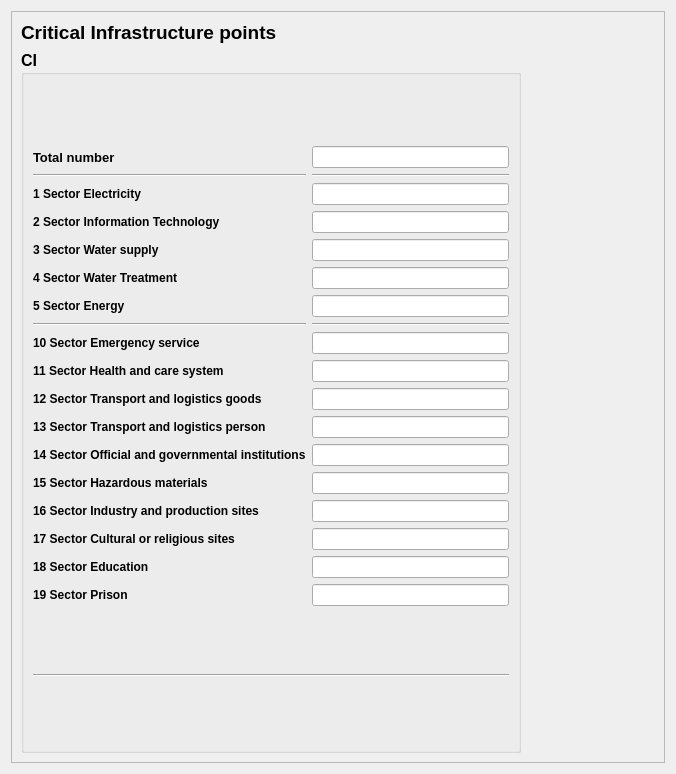
<?xml version="1.0" encoding="UTF-8"?>
<ui version="4.0">
 <class>DamGui_Ci_Point_Wid</class>
 <widget class="QWidget" name="DamGui_Ci_Point_Wid">
  <property name="geometry">
   <rect>
    <x>0</x>
    <y>0</y>
    <width>676</width>
    <height>774</height>
   </rect>
  </property>
  <property name="windowTitle">
   <string>Form</string>
  </property>
  <layout class="QVBoxLayout" name="verticalLayout_7">
   <item>
    <widget class="QScrollArea" name="scrollArea">
     <property name="widgetResizable">
      <bool>true</bool>
     </property>
     <widget class="QWidget" name="scrollAreaWidgetContents">
      <property name="geometry">
       <rect>
        <x>0</x>
        <y>0</y>
        <width>652</width>
        <height>750</height>
       </rect>
      </property>
      <layout class="QVBoxLayout" name="verticalLayout_8">
       <item>
        <widget class="QLabel" name="head_label">
         <property name="sizePolicy">
          <sizepolicy hsizetype="Preferred" vsizetype="Fixed">
           <horstretch>0</horstretch>
           <verstretch>0</verstretch>
          </sizepolicy>
         </property>
         <property name="font">
          <font>
           <family>Arial</family>
           <pointsize>14</pointsize>
           <weight>75</weight>
           <bold>true</bold>
          </font>
         </property>
         <property name="text">
          <string>Critical Infrastructure points</string>
         </property>
        </widget>
       </item>
       <item>
        <widget class="QGroupBox" name="groupBox_ecn">
         <property name="minimumSize">
          <size>
           <width>0</width>
           <height>0</height>
          </size>
         </property>
         <property name="maximumSize">
          <size>
           <width>500</width>
           <height>16777215</height>
          </size>
         </property>
         <property name="font">
          <font>
           <family>Arial</family>
           <pointsize>12</pointsize>
           <weight>75</weight>
           <bold>true</bold>
          </font>
         </property>
         <property name="toolTip">
          <string/>
         </property>
         <property name="title">
          <string>CI</string>
         </property>
         <property name="flat">
          <bool>true</bool>
         </property>
         <layout class="QVBoxLayout" name="verticalLayout">
          <item>
           <layout class="QGridLayout" name="gridLayout">
            <item row="16" column="0">
             <widget class="QLabel" name="label_14">
              <property name="font">
               <font>
                <pointsize>9</pointsize>
               </font>
              </property>
              <property name="toolTip">
               <string>Education (e.g. schools, universities, kindergartens etc.)</string>
              </property>
              <property name="text">
               <string>18 Sector Education</string>
              </property>
             </widget>
            </item>
            <item row="4" column="0">
             <widget class="QLabel" name="label_5">
              <property name="font">
               <font>
                <family>Arial</family>
                <pointsize>9</pointsize>
               </font>
              </property>
              <property name="toolTip">
               <string>Water supply (e.g. drinking water sources, treatment)</string>
              </property>
              <property name="text">
               <string>3 Sector Water supply</string>
              </property>
             </widget>
            </item>
            <item row="8" column="1">
             <widget class="QLineEdit" name="lineEdit_emerg_no">
              <property name="font">
               <font>
                <pointsize>9</pointsize>
                <weight>50</weight>
                <bold>false</bold>
               </font>
              </property>
              <property name="alignment">
               <set>Qt::AlignRight|Qt::AlignTrailing|Qt::AlignVCenter</set>
              </property>
             </widget>
            </item>
            <item row="13" column="1">
             <widget class="QLineEdit" name="lineEdit_haz_no">
              <property name="font">
               <font>
                <pointsize>9</pointsize>
                <weight>50</weight>
                <bold>false</bold>
               </font>
              </property>
              <property name="alignment">
               <set>Qt::AlignRight|Qt::AlignTrailing|Qt::AlignVCenter</set>
              </property>
             </widget>
            </item>
            <item row="7" column="0">
             <widget class="Line" name="line_2">
              <property name="orientation">
               <enum>Qt::Horizontal</enum>
              </property>
             </widget>
            </item>
            <item row="9" column="1">
             <widget class="QLineEdit" name="lineEdit_care_no">
              <property name="font">
               <font>
                <pointsize>9</pointsize>
                <weight>50</weight>
                <bold>false</bold>
               </font>
              </property>
              <property name="alignment">
               <set>Qt::AlignRight|Qt::AlignTrailing|Qt::AlignVCenter</set>
              </property>
             </widget>
            </item>
            <item row="11" column="1">
             <widget class="QLineEdit" name="lineEdit_trans_pe_no">
              <property name="font">
               <font>
                <pointsize>9</pointsize>
                <weight>50</weight>
                <bold>false</bold>
               </font>
              </property>
              <property name="alignment">
               <set>Qt::AlignRight|Qt::AlignTrailing|Qt::AlignVCenter</set>
              </property>
             </widget>
            </item>
            <item row="14" column="1">
             <widget class="QLineEdit" name="lineEdit_ind_no">
              <property name="font">
               <font>
                <pointsize>9</pointsize>
                <weight>50</weight>
                <bold>false</bold>
               </font>
              </property>
              <property name="alignment">
               <set>Qt::AlignRight|Qt::AlignTrailing|Qt::AlignVCenter</set>
              </property>
             </widget>
            </item>
            <item row="5" column="0">
             <widget class="QLabel" name="label_6">
              <property name="font">
               <font>
                <family>Arial</family>
                <pointsize>9</pointsize>
               </font>
              </property>
              <property name="toolTip">
               <string>Water treatment (e.g. waste water treatment system)</string>
              </property>
              <property name="text">
               <string>4 Sector Water Treatment</string>
              </property>
             </widget>
            </item>
            <item row="13" column="0">
             <widget class="QLabel" name="label_11">
              <property name="font">
               <font>
                <pointsize>9</pointsize>
               </font>
              </property>
              <property name="toolTip">
               <string>Hazardous materials (e.g. fuel stations, storage sites for radioactive or toxic waste)</string>
              </property>
              <property name="text">
               <string>15 Sector Hazardous materials</string>
              </property>
             </widget>
            </item>
            <item row="16" column="1">
             <widget class="QLineEdit" name="lineEdit_edu_no">
              <property name="font">
               <font>
                <pointsize>9</pointsize>
                <weight>50</weight>
                <bold>false</bold>
               </font>
              </property>
              <property name="alignment">
               <set>Qt::AlignRight|Qt::AlignTrailing|Qt::AlignVCenter</set>
              </property>
             </widget>
            </item>
            <item row="0" column="0">
             <widget class="QLabel" name="label">
              <property name="font">
               <font>
                <family>Arial</family>
                <pointsize>10</pointsize>
               </font>
              </property>
              <property name="text">
               <string>Total number</string>
              </property>
             </widget>
            </item>
            <item row="3" column="0">
             <widget class="QLabel" name="label_4">
              <property name="font">
               <font>
                <family>Arial</family>
                <pointsize>9</pointsize>
               </font>
              </property>
              <property name="toolTip">
               <string>Information technology(e.g. radio stations, landlines, mobile network stations)</string>
              </property>
              <property name="text">
               <string>2 Sector Information Technology</string>
              </property>
             </widget>
            </item>
            <item row="4" column="1">
             <widget class="QLineEdit" name="lineEdit_water_sup_no">
              <property name="font">
               <font>
                <pointsize>9</pointsize>
                <weight>50</weight>
                <bold>false</bold>
               </font>
              </property>
              <property name="toolTip">
               <string/>
              </property>
              <property name="alignment">
               <set>Qt::AlignRight|Qt::AlignTrailing|Qt::AlignVCenter</set>
              </property>
              <property name="readOnly">
               <bool>true</bool>
              </property>
             </widget>
            </item>
            <item row="2" column="0">
             <widget class="QLabel" name="label_2">
              <property name="font">
               <font>
                <family>Arial</family>
                <pointsize>9</pointsize>
               </font>
              </property>
              <property name="toolTip">
               <string>(e.g. power plants, high voltage transmitters, low voltage transmitters)</string>
              </property>
              <property name="text">
               <string>1 Sector Electricity</string>
              </property>
             </widget>
            </item>
            <item row="14" column="0">
             <widget class="QLabel" name="label_13">
              <property name="font">
               <font>
                <pointsize>9</pointsize>
               </font>
              </property>
              <property name="toolTip">
               <string>Industry and production sites (e.g.factories, mines)</string>
              </property>
              <property name="text">
               <string>16 Sector Industry and production sites</string>
              </property>
             </widget>
            </item>
            <item row="17" column="0">
             <widget class="QLabel" name="label_16">
              <property name="font">
               <font>
                <pointsize>9</pointsize>
               </font>
              </property>
              <property name="text">
               <string>19 Sector Prison</string>
              </property>
             </widget>
            </item>
            <item row="10" column="1">
             <widget class="QLineEdit" name="lineEdit_trans_go_no">
              <property name="font">
               <font>
                <pointsize>9</pointsize>
                <weight>50</weight>
                <bold>false</bold>
               </font>
              </property>
              <property name="alignment">
               <set>Qt::AlignRight|Qt::AlignTrailing|Qt::AlignVCenter</set>
              </property>
             </widget>
            </item>
            <item row="12" column="1">
             <widget class="QLineEdit" name="lineEdit_govern_no">
              <property name="font">
               <font>
                <pointsize>9</pointsize>
                <weight>50</weight>
                <bold>false</bold>
               </font>
              </property>
              <property name="alignment">
               <set>Qt::AlignRight|Qt::AlignTrailing|Qt::AlignVCenter</set>
              </property>
             </widget>
            </item>
            <item row="12" column="0">
             <widget class="QLabel" name="label_10">
              <property name="font">
               <font>
                <pointsize>9</pointsize>
               </font>
              </property>
              <property name="toolTip">
               <string>Official and governmental institutions (e.g. ministries, town halls)</string>
              </property>
              <property name="text">
               <string>14 Sector Official and governmental institutions</string>
              </property>
             </widget>
            </item>
            <item row="15" column="0">
             <widget class="QLabel" name="label_12">
              <property name="font">
               <font>
                <pointsize>9</pointsize>
               </font>
              </property>
              <property name="toolTip">
               <string>Cultural or religious sites (e.g. temples, mosques, churches etc.)</string>
              </property>
              <property name="text">
               <string>17 Sector Cultural or religious sites</string>
              </property>
             </widget>
            </item>
            <item row="15" column="1">
             <widget class="QLineEdit" name="lineEdit_cult_no">
              <property name="font">
               <font>
                <pointsize>9</pointsize>
                <weight>50</weight>
                <bold>false</bold>
               </font>
              </property>
              <property name="alignment">
               <set>Qt::AlignRight|Qt::AlignTrailing|Qt::AlignVCenter</set>
              </property>
             </widget>
            </item>
            <item row="9" column="0">
             <widget class="QLabel" name="label_7">
              <property name="font">
               <font>
                <pointsize>9</pointsize>
               </font>
              </property>
              <property name="toolTip">
               <string>Health and care system (e.g. hospitals, doctors, care centers, homes for elderly people)</string>
              </property>
              <property name="text">
               <string>11 Sector Health and care system</string>
              </property>
             </widget>
            </item>
            <item row="10" column="0">
             <widget class="QLabel" name="label_8">
              <property name="font">
               <font>
                <pointsize>9</pointsize>
               </font>
              </property>
              <property name="toolTip">
               <string>Transport and logistics goods (e.g. important traffic nodes, harbors, airports, train stations)</string>
              </property>
              <property name="text">
               <string>12 Sector Transport and logistics goods</string>
              </property>
             </widget>
            </item>
            <item row="6" column="1">
             <widget class="QLineEdit" name="lineEdit_energy_no">
              <property name="font">
               <font>
                <pointsize>9</pointsize>
                <weight>50</weight>
                <bold>false</bold>
               </font>
              </property>
              <property name="alignment">
               <set>Qt::AlignRight|Qt::AlignTrailing|Qt::AlignVCenter</set>
              </property>
             </widget>
            </item>
            <item row="17" column="1">
             <widget class="QLineEdit" name="lineEdit_pri_no">
              <property name="font">
               <font>
                <pointsize>9</pointsize>
                <weight>50</weight>
                <bold>false</bold>
               </font>
              </property>
              <property name="alignment">
               <set>Qt::AlignRight|Qt::AlignTrailing|Qt::AlignVCenter</set>
              </property>
             </widget>
            </item>
            <item row="5" column="1">
             <widget class="QLineEdit" name="lineEdit_water_treat_no">
              <property name="font">
               <font>
                <pointsize>9</pointsize>
                <weight>50</weight>
                <bold>false</bold>
               </font>
              </property>
              <property name="toolTip">
               <string>Buildings like hospital, old people's home, schools, kindergarten etc.</string>
              </property>
              <property name="alignment">
               <set>Qt::AlignRight|Qt::AlignTrailing|Qt::AlignVCenter</set>
              </property>
              <property name="readOnly">
               <bool>true</bool>
              </property>
             </widget>
            </item>
            <item row="8" column="0">
             <widget class="QLabel" name="label_3">
              <property name="font">
               <font>
                <pointsize>9</pointsize>
               </font>
              </property>
              <property name="toolTip">
               <string>Emergency service (e.g medical services, police, fire brigade)</string>
              </property>
              <property name="text">
               <string>10 Sector Emergency service</string>
              </property>
             </widget>
            </item>
            <item row="11" column="0">
             <widget class="QLabel" name="label_9">
              <property name="font">
               <font>
                <pointsize>9</pointsize>
               </font>
              </property>
              <property name="toolTip">
               <string>Transport and logistics person (e.g. important traffic nodes, harbors, airports, train stations)</string>
              </property>
              <property name="text">
               <string>13 Sector Transport and logistics person</string>
              </property>
             </widget>
            </item>
            <item row="3" column="1">
             <widget class="QLineEdit" name="lineEdit_info_tec_no">
              <property name="font">
               <font>
                <pointsize>9</pointsize>
                <weight>50</weight>
                <bold>false</bold>
               </font>
              </property>
              <property name="toolTip">
               <string>Buildings like filling station, chemical industry, contaminated sites etc. </string>
              </property>
              <property name="alignment">
               <set>Qt::AlignRight|Qt::AlignTrailing|Qt::AlignVCenter</set>
              </property>
              <property name="readOnly">
               <bool>true</bool>
              </property>
             </widget>
            </item>
            <item row="7" column="1">
             <widget class="Line" name="line_3">
              <property name="orientation">
               <enum>Qt::Horizontal</enum>
              </property>
             </widget>
            </item>
            <item row="2" column="1">
             <widget class="QLineEdit" name="lineEdit_elec_no">
              <property name="font">
               <font>
                <pointsize>9</pointsize>
                <weight>50</weight>
                <bold>false</bold>
               </font>
              </property>
              <property name="toolTip">
               <string>Buildings like fire station, police station, townhall, public utility infrastructures, governmental buildings etc.</string>
              </property>
              <property name="alignment">
               <set>Qt::AlignRight|Qt::AlignTrailing|Qt::AlignVCenter</set>
              </property>
              <property name="readOnly">
               <bool>true</bool>
              </property>
             </widget>
            </item>
            <item row="0" column="1">
             <widget class="QLineEdit" name="lineEdit_tot_no">
              <property name="font">
               <font>
                <pointsize>9</pointsize>
                <weight>50</weight>
                <bold>false</bold>
               </font>
              </property>
              <property name="toolTip">
               <string/>
              </property>
              <property name="alignment">
               <set>Qt::AlignRight|Qt::AlignTrailing|Qt::AlignVCenter</set>
              </property>
              <property name="readOnly">
               <bool>true</bool>
              </property>
             </widget>
            </item>
            <item row="6" column="0">
             <widget class="QLabel" name="label_15">
              <property name="font">
               <font>
                <pointsize>9</pointsize>
               </font>
              </property>
              <property name="toolTip">
               <string>Energy (e.g. district heat, gas storage systems)</string>
              </property>
              <property name="text">
               <string>5 Sector Energy</string>
              </property>
             </widget>
            </item>
            <item row="1" column="0">
             <widget class="Line" name="line_4">
              <property name="orientation">
               <enum>Qt::Horizontal</enum>
              </property>
             </widget>
            </item>
            <item row="1" column="1">
             <widget class="Line" name="line_5">
              <property name="orientation">
               <enum>Qt::Horizontal</enum>
              </property>
             </widget>
            </item>
           </layout>
          </item>
          <item>
           <widget class="Line" name="line">
            <property name="orientation">
             <enum>Qt::Horizontal</enum>
            </property>
           </widget>
          </item>
         </layout>
        </widget>
       </item>
      </layout>
     </widget>
    </widget>
   </item>
  </layout>
 </widget>
 <resources/>
 <connections/>
</ui>
